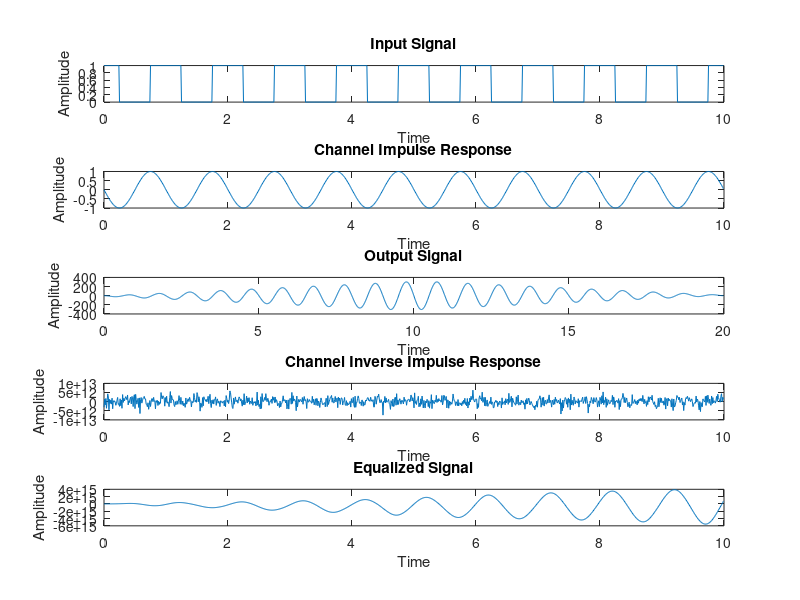
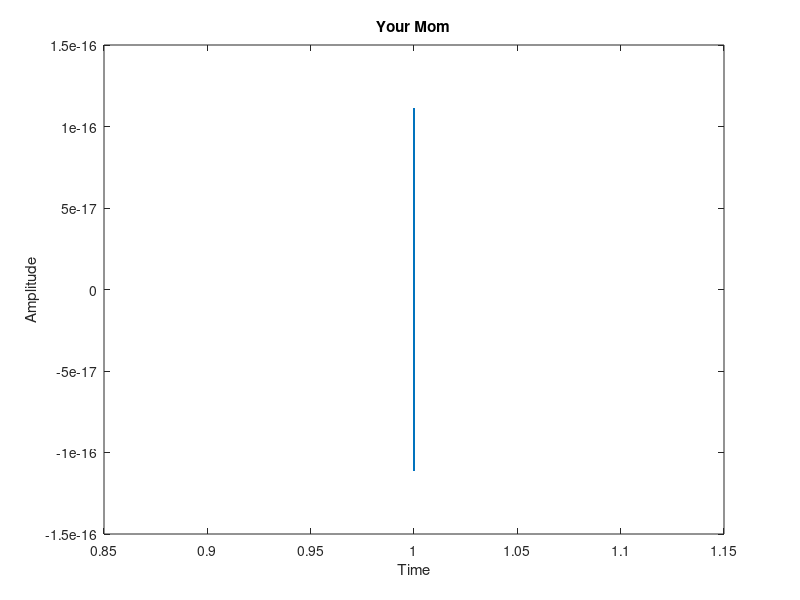

MATLAB code to generate these figures, in order:
close all
clc

%--------------------------------------------------------------------------


% Define time vector
% parameters
ts = 0.01;                  % increment 1/100 second
total_duration = 10;        % for 10 seconds 

t = 0:ts:total_duration-ts;     % time vector


%--------------------------------------------------------------------------


% Define the input signal
% parameters 
pulse_width = 0.5;      % width of each rectangular pulse
pulse_interval = 1;     % interval between pulses

x_t = zeros(size(t));       % initialize input signal 

% create trail of rectangular pulses
for n = 0:pulse_interval:total_duration      
    x_t = x_t + rectpuls(t-n, pulse_width);
end


%--------------------------------------------------------------------------


% Define the channel impulse response
% h_t = exp(-0.2*t); % e^-0.2 , e^-0.4 , ...
h_t = cos(2*pi * t + pi/2);


%--------------------------------------------------------------------------


% Convolve the input with the channel impulse response
y_t = conv(x_t, h_t);

% create new time axis for output
t_output = 0:ts:total_duration*2-ts-ts;


%--------------------------------------------------------------------------


% Equalization

% Define inverse impulse response 

% https://www.mathworks.com/help/matlab/math/fourier-transforms.html 
h_f = fft(h_t);                             % to frequency domain  

h_f_inv = 1 ./ h_f;                        % inverse in frequency domain
h_t_inv = ifft(h_f_inv);                   % back to time domain 


% Convolve output with inverse impulse response
z_t = conv(y_t,h_t_inv);    % equalized signal  
z_t = z_t(1:1000);


%--------------------------------------------------------------------------


% Plot the signals
figure('Position', [100, 100, 800, 600]);

% x_t
subplot(5,1,1);
plot(t, x_t);
xlabel('Time');
ylabel('Amplitude');
title('Input Signal');

% h_t
subplot(5,1,2);
plot(t,h_t)
xlabel('Time');
ylabel('Amplitude');
title('Channel Impulse Response');

% y_t
subplot(5,1,3);
plot(t_output,y_t);
xlabel('Time');
ylabel('Amplitude');
title('Output Signal');

% h_t_inv
subplot(5,1,4);
plot(t,h_t_inv);
xlabel('Time');
ylabel('Amplitude');
title('Channel Inverse Impulse Response');

% z_t (equalized signal)
subplot(5,1,5);
plot(t,z_t);
xlabel('Time');
ylabel('Amplitude');
title('Equalized Signal');


%--------------------------------------------------------------------------

your_mom = h_f .* h_f_inv;

figure;
plot(your_mom);
xlabel('Time');
ylabel('Amplitude');
title('Your Mom');


%--------------------------------------------------------------------------



%Plot the frequency response of the channel
%figure;
%freqz(h_t);
%xlabel('Frequency');
%ylabel('Magnitude');
%title('Channel Frequency Response');
